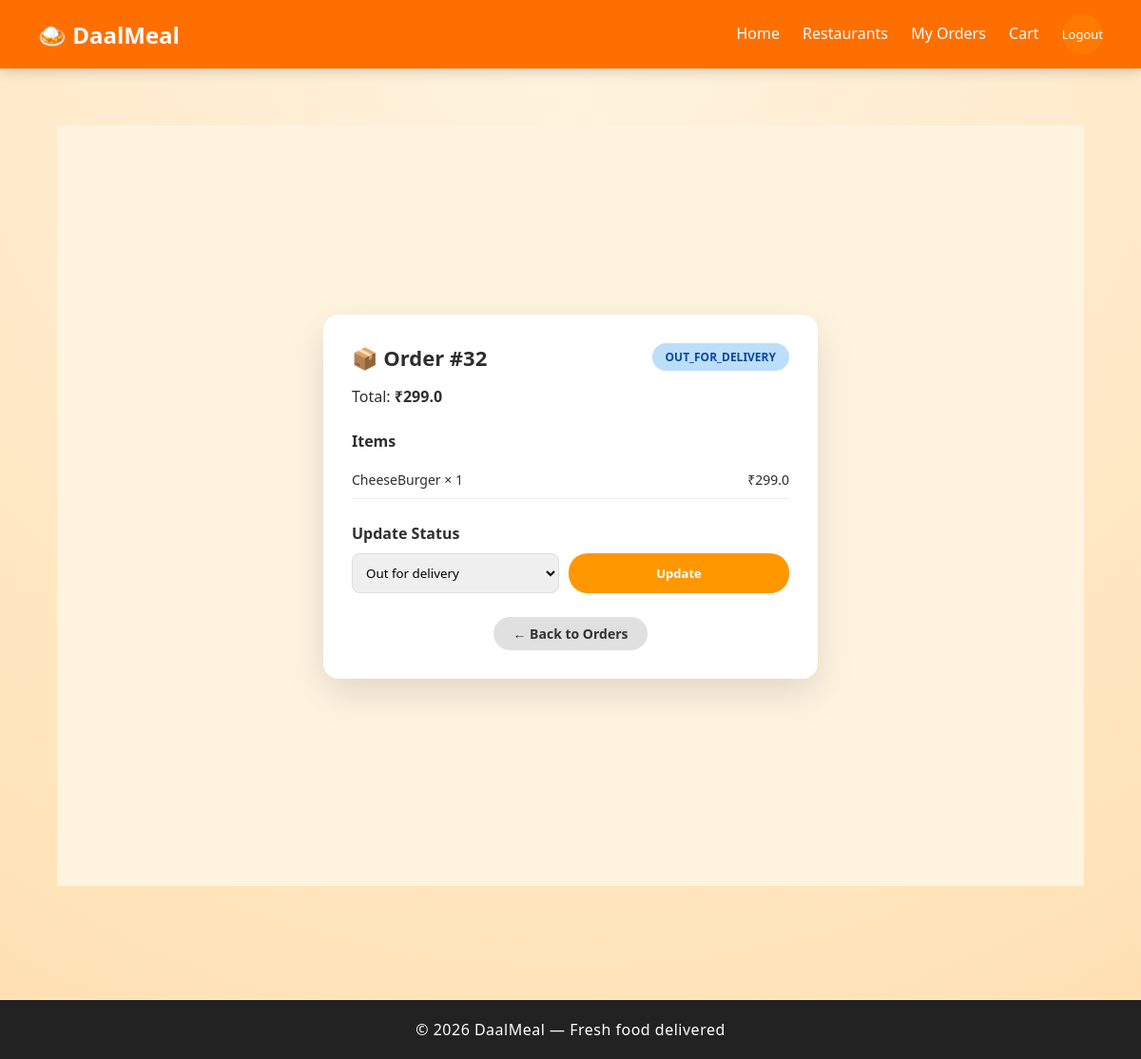
The app's page /dashboard/orders/32/ with its own data.
### delivery/models.py (models this page shows, shortened)
class Order(models.Model):
    STATUS_CHOICES = [
        ("PLACED", "Placed"),
        ("PREPARING", "Preparing"),
        ("OUT_FOR_DELIVERY", "Out for Delivery"),
        ("DELIVERED", "Delivered"),
        ("CANCELLED", "Cancelled"),
    ]
    customer = models.ForeignKey(User, on_delete=models.CASCADE)
    total_amount = models.FloatField()
    status = models.CharField(
        max_length=20,
        choices=STATUS_CHOICES,
        default="PLACED"
    )
    created_at = models.DateTimeField(auto_now_add=True)

class OrderItem(models.Model):
    order = models.ForeignKey(Order, on_delete=models.CASCADE, related_name="items")
    menu_item = models.ForeignKey(MenuItem, on_delete=models.CASCADE)
    quantity = models.IntegerField()
    price = models.FloatField()

class MenuItem(models.Model):
    restaurant = models.ForeignKey(
        Restaurant,
        on_delete=models.CASCADE,
        related_name="menu_items"
    )
    name = models.CharField(max_length=100)
    price = models.FloatField()
    description = models.CharField(max_length=255, blank=True)

### delivery/views.py (the view)
# urls.py: path("dashboard/orders/<int:order_id>/",views.admin_order_detail,name="admin_order_detail"),
def admin_order_detail(request, order_id):
    order = Order.objects.get(id=order_id)
    items = OrderItem.objects.filter(order=order)
    if request.method == "POST":
        order.status = request.POST.get("status")
        order.save()
        return redirect("admin_order_detail", order_id=order.id)
    return render(request, "admin_order_detail.html", {
        "order": order,
        "items": items
    })

### delivery/Templates/admin_order_detail.html (shortened to what this page needs)
{% extends "base.html" %}
{% load static %}
{% block content %}
<div class="order-detail-page">
    <div class="order-card">
        <div class="order-header">
            <h2>📦 Order #{{ order.id }}</h2>
            <span class="status-badge {{ order.status|lower }}">
                {{ order.status }}
            </span>
        </div>
        <div class="order-total">
            Total: <strong>₹{{ order.total_amount }}</strong>
        </div>
        <div class="order-section">
            <h3>Items</h3>
            {% for item in order.items.all %}
            <div class="order-item">
                <span>{{ item.menu_item.name }} × {{ item.quantity }}</span>
                <span>₹{{ item.price }}</span>
            </div>
            {% endfor %}
        </div>
        <div class="order-section">
            <h3>Update Status</h3>
            <form method="post" class="status-form">
                <select name="status">
                    <option value="OUT_FOR_DELIVERY" {% if order.status == "OUT_FOR_DELIVERY" %}selected{% endif %}>Out for delivery</option>
                </select>
                <button type="submit" class="btn btn-update">Update</button>
            </form>
        </div>
        <div class="order-actions">
            <a href="{% url 'admin_orders' %}" class="btn btn-back">← Back to Orders</a>
        </div>
    </div>
</div>
{% endblock %}

### delivery/static/css/style.css (style rules this page uses)
* { margin: 0; padding: 0; box-sizing: border-box; font-family: "Segoe UI", sans-serif; }
body { background: radial-gradient(circle at top, #fff3e0, #ffe0b2); min-height: 100vh; color: #2e2e2e; }
.btn { display: inline-block; padding: 10px 16px; background: #ff7a00; color: white; text-decoration: none; border-radius: 20px; font-size: 14px; }
.btn { padding: 12px 22px; border-radius: 25px; text-decoration: none; font-weight: 600; font-size: 14px; }
.order-card { background: #fff; border-radius: 14px; padding: 20px; margin-bottom: 20px; box-shadow: 0 10px 25px rgba(0,0,0,0.08); }
.order-header { display: flex; justify-content: space-between; align-items: center; }
.btn { flex: 1; text-align: center; padding: 10px 0; border-radius: 25px; font-size: 13px; font-weight: 600; color: white; text-decoration: none; transition: 0.2s ease; }
.btn { flex: 1; padding: 12px 0; border-radius: 25px; font-weight: 600; text-align: center; text-decoration: none; border: none; cursor: pointer; }
.btn-back { background: #e0e0e0; color: #333; }
.order-actions { margin-left: auto; }
.order-actions .btn { width: auto; flex: unset; padding: 8px 20px; border-radius: 20px; font-size: 14px; font-weight: 600; }
.order-detail-page { min-height: 100vh; background: #fff4e0; display: flex; justify-content: center; align-items: center; padding: 40px; }
.order-card { background: #fff; width: 100%; max-width: 520px; padding: 30px; border-radius: 16px; box-shadow: 0 15px 40px rgba(0,0,0,0.12); }
.order-header { display: flex; justify-content: space-between; align-items: center; margin-bottom: 10px; }
.order-header h2 { font-size: 22px; margin: 0; }
.status-badge { padding: 6px 14px; border-radius: 20px; font-size: 12px; font-weight: 600; text-transform: uppercase; }
.status-badge.out_for_delivery { background: #bbdefb; color: #0d47a1; }
.order-total { font-size: 16px; margin: 15px 0; }
.order-section { margin-top: 25px; }
.order-section h3 { margin-bottom: 10px; font-size: 16px; }
.order-item { display: flex; justify-content: space-between; padding: 10px 0; border-bottom: 1px solid #eee; font-size: 14px; }
.status-form { display: flex; gap: 10px; margin-top: 10px; }
.status-form select { flex: 1; padding: 10px; border-radius: 8px; border: 1px solid #ddd; }
.btn-update { background: #ff9800; color: white; border: none; padding: 10px 18px; border-radius: 20px; font-weight: 600; cursor: pointer; }
.order-actions { margin-top: 25px; text-align: center; }
.btn-back { background: #e0e0e0; color: #333; padding: 10px 22px; border-radius: 22px; text-decoration: none; font-weight: 600; }

### records on screen
Order: id "32", status "OUT_FOR_DELIVERY", total_amount "299.0", status "Out for delivery"
OrderItem: menu_item.name "CheeseBurger", quantity "1", price "299.0"
